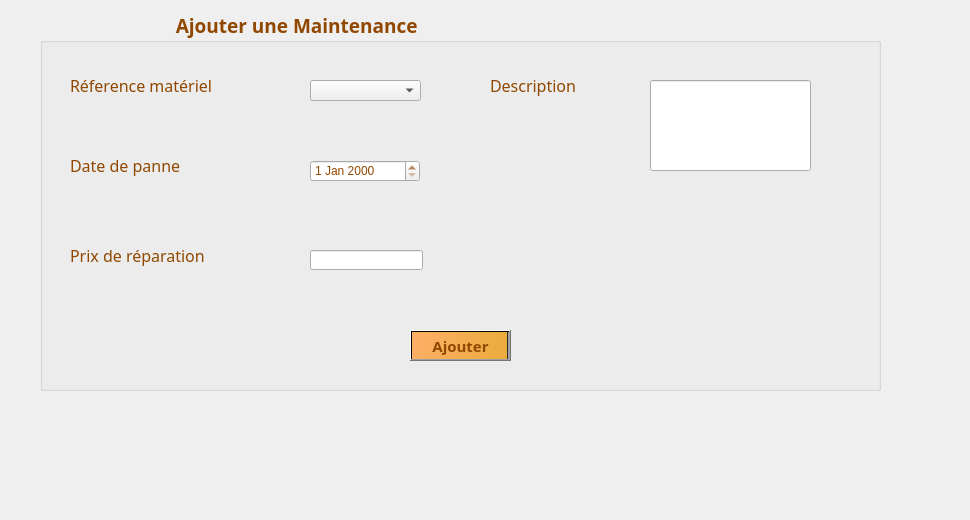
     <widget class="QWidget" name="tab_maintenance_3">
      <attribute name="title">
       <string>Ajouter</string>
      </attribute>
      <widget class="QGroupBox" name="groupBox_maintenance">
       <property name="geometry">
        <rect>
         <x>40</x>
         <y>10</y>
         <width>841</width>
         <height>381</height>
        </rect>
       </property>
       <property name="font">
        <font>
         <family>Lucida Calligraphy</family>
         <pointsize>14</pointsize>
         <weight>75</weight>
         <bold>true</bold>
        </font>
       </property>
       <property name="styleSheet">
        <string notr="true">color: rgb(144, 72, 0);</string>
       </property>
       <property name="title">
        <string>                           Ajouter une Maintenance</string>
       </property>
       <widget class="QLabel" name="label_maintenance_7">
        <property name="geometry">
         <rect>
          <x>30</x>
          <y>140</y>
          <width>171</width>
          <height>31</height>
         </rect>
        </property>
        <property name="font">
         <font>
          <family>Lucida Calligraphy</family>
          <pointsize>12</pointsize>
         </font>
        </property>
        <property name="text">
         <string>Date de panne</string>
        </property>
       </widget>
       <widget class="QLineEdit" name="lineEdit_maintenance">
        <property name="geometry">
         <rect>
          <x>270</x>
          <y>240</y>
          <width>113</width>
          <height>20</height>
         </rect>
        </property>
       </widget>
       <widget class="QDateEdit" name="dateEdit_maintenance">
        <property name="geometry">
         <rect>
          <x>270</x>
          <y>150</y>
          <width>110</width>
          <height>22</height>
         </rect>
        </property>
       </widget>
       <widget class="QLabel" name="label_maintenance_9">
        <property name="geometry">
         <rect>
          <x>30</x>
          <y>60</y>
          <width>231</width>
          <height>31</height>
         </rect>
        </property>
        <property name="font">
         <font>
          <family>Lucida Calligraphy</family>
          <pointsize>12</pointsize>
         </font>
        </property>
        <property name="text">
         <string>Réference matériel</string>
        </property>
       </widget>
       <widget class="QLabel" name="label_maintenance_11">
        <property name="geometry">
         <rect>
          <x>30</x>
          <y>230</y>
          <width>201</width>
          <height>31</height>
         </rect>
        </property>
        <property name="font">
         <font>
          <family>Lucida Calligraphy</family>
          <pointsize>12</pointsize>
         </font>
        </property>
        <property name="text">
         <string>Prix de réparation</string>
        </property>
       </widget>
       <widget class="QLabel" name="label_maintenance_12">
        <property name="geometry">
         <rect>
          <x>450</x>
          <y>60</y>
          <width>171</width>
          <height>31</height>
         </rect>
        </property>
        <property name="font">
         <font>
          <family>Lucida Calligraphy</family>
          <pointsize>12</pointsize>
         </font>
        </property>
        <property name="text">
         <string>Description</string>
        </property>
       </widget>
       <widget class="QPushButton" name="pushButton_maintenance">
        <property name="geometry">
         <rect>
          <x>370</x>
          <y>320</y>
          <width>101</width>
          <height>31</height>
         </rect>
        </property>
        <property name="font">
         <font>
          <family>Lucida Calligraphy</family>
          <pointsize>11</pointsize>
          <weight>75</weight>
          <bold>true</bold>
         </font>
        </property>
        <property name="styleSheet">
         <string notr="true">color: rgb(144, 72, 0);
background-color: qlineargradient(spread:pad, x1:0, y1:0, x2:1, y2:0, stop:0 rgba(255, 175, 102, 255), stop:0.978814 rgba(235, 171, 61, 255), stop:0.98 rgba(0, 0, 0, 255), stop:1 rgba(0, 0, 0, 0));</string>
        </property>
        <property name="text">
         <string>Ajouter</string>
        </property>
       </widget>
       <widget class="QLineEdit" name="lineEdit_maintenance_6">
        <property name="geometry">
         <rect>
          <x>610</x>
          <y>70</y>
          <width>161</width>
          <height>91</height>
         </rect>
        </property>
       </widget>
      </widget>
      <widget class="QLabel" name="label_maintenance">
       <property name="geometry">
        <rect>
         <x>-20</x>
         <y>-100</y>
         <width>961</width>
         <height>511</height>
        </rect>
       </property>
       <property name="text">
        <string/>
       </property>
       <property name="pixmap">
        <pixmap>../../m.png</pixmap>
       </property>
      </widget>
      <widget class="QComboBox" name="comboBox_maintenance_1">
       <property name="geometry">
        <rect>
         <x>310</x>
         <y>80</y>
         <width>111</width>
         <height>21</height>
        </rect>
       </property>
      </widget>
      <zorder>label_maintenance</zorder>
      <zorder>groupBox_maintenance</zorder>
      <zorder>comboBox_maintenance_1</zorder>
     </widget>
